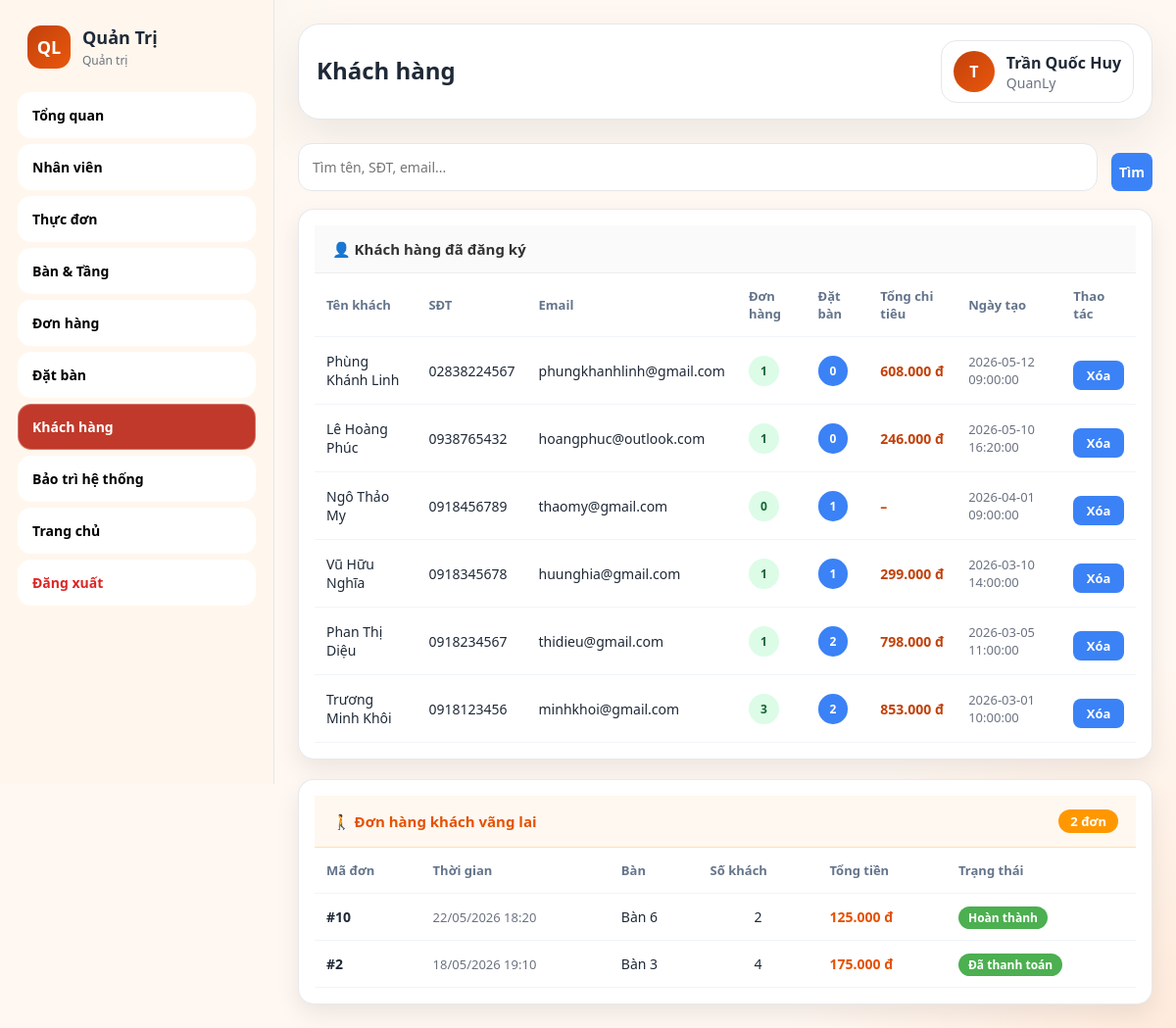
Before: /admin/customers.php (signed in) with the older database file.
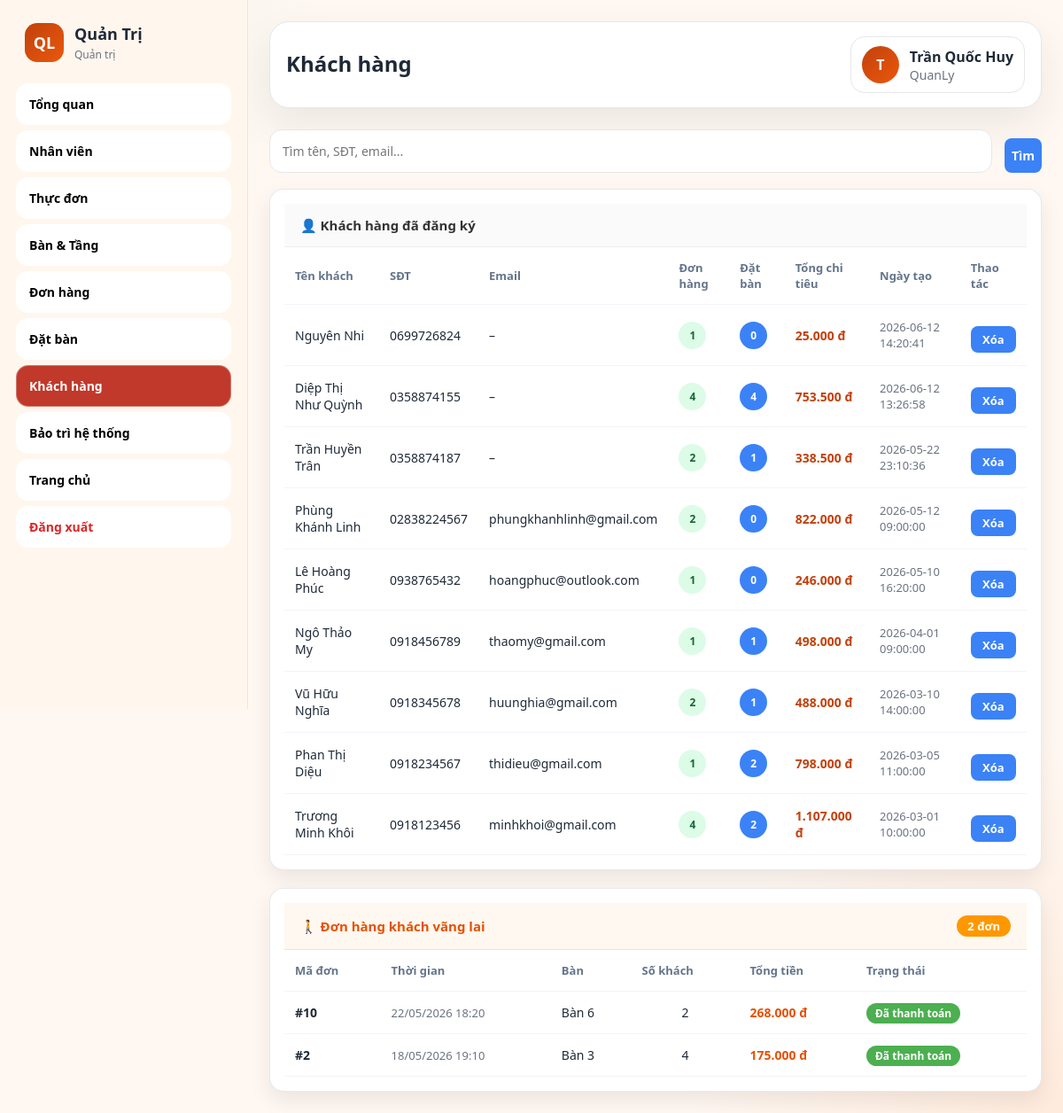
After: the same page with the newer database file.
### tables this page shows
CREATE TABLE `customers` (
  `customer_id` int(11) NOT NULL AUTO_INCREMENT,
  `customer_name` varchar(100) NOT NULL,
  `phone` varchar(15) DEFAULT NULL,
  `email` varchar(100) DEFAULT NULL,
  `created_by` int(11) DEFAULT NULL,
  `created_at` datetime NOT NULL DEFAULT current_timestamp(),
  `user_id` int(11) DEFAULT NULL,
  PRIMARY KEY (`customer_id`),
  UNIQUE KEY `uq_customers_phone` (`phone`),
  UNIQUE KEY `uq_customers_email` (`email`),
  UNIQUE KEY `user_id` (`user_id`),
  KEY `idx_customers_created_by` (`created_by`)
);

CREATE TABLE `orders` (
  `order_id` int(11) NOT NULL AUTO_INCREMENT,
  `table_id` int(11) NOT NULL,
  `customer_id` int(11) DEFAULT NULL,
  `reservation_id` int(11) DEFAULT NULL,
  `waiter_id` int(11) DEFAULT NULL,
  `order_time` datetime NOT NULL DEFAULT current_timestamp(),
  `status` enum('da_dat_coc','moi','dang_xu_ly','dang_che_bien','dang_phuc_vu','hoan_thanh','da_thanh_toan','da_huy') NOT NULL DEFAULT 'moi',
  `total_amount` decimal(12,2) NOT NULL DEFAULT 0.00,
  `paid_amount` decimal(12,2) NOT NULL DEFAULT 0.00,
  `start_time` datetime DEFAULT NULL,
  `end_time` datetime DEFAULT NULL,
  `guest_count` int(11) DEFAULT 1,
  `number_of_people` int(11) DEFAULT 0,
  PRIMARY KEY (`order_id`),
  KEY `idx_orders_table_id` (`table_id`),
  KEY `idx_orders_customer_id` (`customer_id`),
  KEY `idx_orders_reservation_id` (`reservation_id`),
  KEY `idx_orders_waiter_id` (`waiter_id`),
  KEY `idx_orders_order_time` (`order_time`),
  KEY `idx_orders_table_status` (`table_id`,`status`),
  KEY `idx_orders_time_status` (`order_time`,`status`)
);

CREATE TABLE `tables` (
  `table_id` int(11) NOT NULL AUTO_INCREMENT,
  `floor_id` int(11) NOT NULL,
  `table_name` varchar(50) NOT NULL,
  `capacity` int(11) NOT NULL,
  `status` enum('trong','dang_su_dung','da_dat','bao_tri') NOT NULL DEFAULT 'trong',
  PRIMARY KEY (`table_id`),
  UNIQUE KEY `uq_tables_floor_table_name` (`floor_id`,`table_name`),
  KEY `idx_tables_floor_id` (`floor_id`)
);

### includes/functions.php (called while the page is built, shortened)
<?php
function format_currency($amount): string {
    return number_format((float)$amount, 0, ',', '.') . ' đ';
}
function e($value): string {
    return htmlspecialchars((string)$value, ENT_QUOTES, 'UTF-8');
}

### admin/customers.php (the view, shortened to what this page needs)
<?php
require_once __DIR__ . '/../config/database.php';
require_once __DIR__ . '/../includes/functions.php';
$keyword = trim($_GET['keyword'] ?? '');
$where = '1';
$customers = $conn->query("
    SELECT c.*,
           COUNT(DISTINCT o.order_id) AS total_orders,
           COALESCE(
               (SELECT COUNT(DISTINCT r.reservation_id)
                FROM reservations r
                WHERE r.user_id = c.user_id), 0
           ) as total_reservations,
           COALESCE(
               (SELECT SUM(p.amount_paid)
                FROM payments p
                JOIN orders o2 ON o2.order_id = p.order_id
                WHERE o2.customer_id = c.customer_id
                  AND p.payment_status = 'thanh_cong'), 0
           ) AS total_spent
    FROM   customers c
    LEFT JOIN orders o ON o.customer_id = c.customer_id AND o.status NOT IN ('da_huy')
    WHERE  $where
    GROUP  BY c.customer_id
    ORDER  BY c.created_at DESC
");
$walkInOrders = $conn->query("
    SELECT o.order_id, o.order_time, o.total_amount, o.status, o.guest_count,
           t.table_name
    FROM orders o
    LEFT JOIN tables t ON t.table_id = o.table_id
    WHERE o.customer_id IS NULL AND o.status NOT IN ('da_huy')
    ORDER BY o.order_id DESC
    LIMIT 50
");
$walkInList = $walkInOrders ? $walkInOrders->fetch_all(MYSQLI_ASSOC) : [];
$walkInTotal = $conn->query("SELECT COUNT(*) as cnt FROM orders WHERE customer_id IS NULL AND status NOT IN ('da_huy')")->fetch_assoc()['cnt'];
$pageTitle = 'Khách hàng';
$activeMenu = 'customers'; $sidebarRole = 'admin';
if (!defined('ADMIN_EMBEDDED')) { include __DIR__ . '/../includes/layout.php'; }
?>
<form method="GET" class="filters" style="grid-template-columns:1fr auto;">
    <input class="input" type="text" name="keyword" placeholder="Tìm tên, SĐT, email..." value="<?= e($keyword) ?>">
    <button class="btn btn-secondary" type="submit">Tìm</button>
</form>
<div class="card panel" style="margin-bottom:20px;">
    <div style="padding:14px 18px; border-bottom:1px solid #eee; background:#fafafa; display:flex; align-items:center; justify-content:space-between;">
        <h3 style="margin:0; font-size:15px; font-weight:700; color:#333;">👤 Khách hàng đã đăng ký</h3>
    </div>
    <div class="table-wrap">
        <table class="table">
            <thead><tr><th>Tên khách</th><th>SĐT</th><th>Email</th><th>Đơn hàng</th><th>Đặt bàn</th><th>Tổng chi tiêu</th><th>Ngày tạo</th><th>Thao tác</th></tr></thead>
            <tbody>
            <?php if ($customers && $customers->num_rows > 0): ?>
                <?php while ($r = $customers->fetch_assoc()): ?>
                <tr>
                    <td style="font-weight:500;"><?= e($r['customer_name']) ?></td>
                    <td><?= e($r['phone'] ?? '–') ?></td>
                    <td><?= e($r['email'] ?? '–') ?></td>
                    <td><span class="badge badge-active"><?= $r['total_orders'] ?></span></td>
                    <td><span class="badge badge-info"><?= $r['total_reservations'] ?></span></td>
                    <td style="font-weight:700; color:var(--primary);"><?= $r['total_spent'] > 0 ? format_currency($r['total_spent']) : '–' ?></td>
                    <td style="font-size:13px; color:#6b7280;"><?= e($r['created_at']) ?></td>
                    <td>
                        <a href="admin.php?page=customers&delete=<?= $r['customer_id'] ?><?= $keyword ? '&keyword=' . urlencode($keyword) : '' ?>"
                           class="btn btn-danger"
                           style="padding:6px 12px; font-size:13px;"
                           onclick="return confirm('⚠️ XÁC NHẬN XÓA KHÁCH HÀNG\n\nBạn có chắc muốn xóa khách hàng:\n<?= e(addslashes($r['customer_name'])) ?>?\n\nHành động này KHÔNG THỂ HOÀN TÁC!')">
                            Xóa
                        </a>
                    </td>
                </tr>
                <?php endwhile; ?>
            <?php else: ?>
                <tr><td colspan="8"><div class="empty-state">Không tìm thấy khách hàng nào.</div></td></tr>
            <?php endif; ?>
            </tbody>
        </table>
    </div>
</div>
<div class="card panel">
    <div style="padding:14px 18px; border-bottom:1px solid #ffe0b2; background:#fff8f0; display:flex; align-items:center; justify-content:space-between;">
        <h3 style="margin:0; font-size:15px; font-weight:700; color:#e65100;">🚶 Đơn hàng khách vãng lai</h3>
        <span style="background:#ff9800; color:white; padding:3px 12px; border-radius:20px; font-size:13px; font-weight:700;"><?= $walkInTotal ?> đơn</span>
    </div>
    <div class="table-wrap">
        <table class="table">
            <thead><tr><th>Mã đơn</th><th>Thời gian</th><th>Bàn</th><th>Số khách</th><th>Tổng tiền</th><th>Trạng thái</th></tr></thead>
            <tbody>
            <?php if (empty($walkInList)): ?>
                <tr><td colspan="6"><div class="empty-state">Không có đơn khách vãng lai</div></td></tr>
            <?php else: ?>
                <?php
                $stLabels = [
                    'moi'=>['Mới','#2196f3'], 'dang_xu_ly'=>['Đang xử lý','#ff9800'],
                    'dang_che_bien'=>['Đang chế biến','#9c27b0'], 'dang_phuc_vu'=>['Đang phục vụ','#00bcd4'],
                    'hoan_thanh'=>['Hoàn thành','#4caf50'], 'da_thanh_toan'=>['Đã thanh toán','#4caf50'],
                    'da_huy'=>['Đã hủy','#f44336'],
                ];
                foreach ($walkInList as $wi):
                    $st = $stLabels[$wi['status']] ?? [$wi['status'], '#999'];
                ?>
                <tr>
                    <td style="font-weight:600;">#<?= $wi['order_id'] ?></td>
                    <td style="font-size:13px; color:#6b7280;"><?= date('d/m/Y H:i', strtotime($wi['order_time'])) ?></td>
                    <td><?= e($wi['table_name'] ?? '–') ?></td>
                    <td style="text-align:center;"><?= $wi['guest_count'] ?></td>
                    <td style="font-weight:700; color:#e65100;"><?= format_currency($wi['total_amount']) ?></td>
                    <td><span style="background:<?= $st[1] ?>; color:white; padding:3px 10px; border-radius:20px; font-size:12px; font-weight:600;"><?= $st[0] ?></span></td>
                </tr>
                <?php endforeach; ?>
            <?php endif; ?>
            </tbody>
        </table>
    </div>
</div>
<?php if (!defined('ADMIN_EMBEDDED')) { include __DIR__ . '/../includes/layout_end.php'; } ?>

### includes/layout.php (shortened to what this page needs)
<?php
$_layoutUser     = $_SESSION['user'] ?? [];
$_layoutFullName = $_layoutUser['full_name'] ?? '';
$_layoutRole     = strtolower($_layoutUser['role_name'] ?? '');
$_layoutAvatar   = mb_strtoupper(mb_substr($_layoutFullName, 0, 1)) ?: 'U';
$_adminMenu = [
    'reports'     => ['label' => 'Tổng quan',       'url' => '/quanlynhahang/admin.php?page=reports'],
    'employees'   => ['label' => 'Nhân viên',        'url' => '/quanlynhahang/admin.php?page=employees'],
    'menu'        => ['label' => 'Thực đơn',         'url' => '/quanlynhahang/admin.php?page=menu'],
    'tables'      => ['label' => 'Bàn & Tầng',       'url' => '/quanlynhahang/admin.php?page=tables'],
    'orders'      => ['label' => 'Đơn hàng',         'url' => '/quanlynhahang/admin.php?page=orders'],
    'reservations'=> ['label' => 'Đặt bàn',          'url' => '/quanlynhahang/admin.php?page=reservations'],
    'customers'   => ['label' => 'Khách hàng',       'url' => '/quanlynhahang/admin.php?page=customers'],
    'maintenance' => ['label' => 'Bảo trì hệ thống', 'url' => '/quanlynhahang/admin.php?page=maintenance'],
];
$_cashierMenu = [
    'cashier'         => ['label' => 'Thanh toán',   'url' => '/quanlynhahang/cashier/index.php'],
    'cashier_history' => ['label' => 'Lịch sử',      'url' => '/quanlynhahang/cashier/history.php'],
];
$_waiterMenu = [
    'waiter'  => ['label' => 'Sơ đồ bàn',   'url' => '/quanlynhahang/waiter/index.php'],
    'w_orders'=> ['label' => 'Đơn hôm nay',  'url' => '/quanlynhahang/waiter/my_orders.php'],
];
$_kitchenMenu = [
    'kitchen' => ['label' => 'Bill món ăn',  'url' => '/quanlynhahang/kitchen/index.php'],
    'kitchen_history' => ['label' => 'Lịch sử',  'url' => '/quanlynhahang/kitchen/history.php'],
];
$_menuItems = match($sidebarRole ?? 'admin') {
    'thungan' => $_cashierMenu,
    'phucvu'  => $_waiterMenu,
    'bep'     => $_kitchenMenu,
    default   => $_adminMenu,
};
$_sidebarLabel = match($sidebarRole ?? 'admin') {
    'thungan' => 'Thu ngân',
    'phucvu'  => 'Phục vụ',
    'bep'     => 'Bếp',
    default   => 'Quản trị',
};
?>
<!DOCTYPE html>
<html lang="vi">
<head>
    <link rel="stylesheet" href="/quanlynhahang/assets/css/app.css">
</head>
<body class="theme-warm">
<div class="admin-layout">
    <aside class="sidebar">
        <div class="sidebar-brand">
            <div class="logo">QL</div>
            <div>
                <h2>Quản Trị</h2>
                <p><?= $_sidebarLabel ?></p>
            </div>
        </div>
        <nav class="menu">
            <?php foreach ($_menuItems as $key => $item): ?>
                <a href="<?= $item['url'] ?>" class="<?= ($activeMenu ?? '') === $key ? 'active' : '' ?>">
                    <?= $item['label'] ?>
                </a>
            <?php endforeach; ?>
            <?php if (in_array($_layoutRole, ['admin', 'quanly'])): ?>
                <a href="/quanlynhahang/index.php" target="_blank">
                    Trang chủ
                </a>
            <?php endif; ?>
            <a href="/quanlynhahang/auth/logout.php" style="margin-top:auto; color:#dc2626;">Đăng xuất</a>
        </nav>
    </aside>
    <main class="main">
        <div class="topbar">
            <div>
                <h1><?= htmlspecialchars($pageTitle ?? '') ?></h1>
            </div>
            <div class="userbox">
                <div class="avatar"><?= $_layoutAvatar ?></div>
                <div>
                    <strong><?= htmlspecialchars($_layoutFullName) ?></strong>
                    <p><?= htmlspecialchars($_layoutUser['role_name'] ?? '') ?></p>
                </div>
            </div>
        </div>

### includes/layout_end.php (shortened to what this page needs)
    </main>
</div>
</body>
</html>

### assets/css/app.css (style rules this page uses)
:root { --primary:#c2410c; --primary-2:#ea580c; --secondary:#15803d; --bg:#fff8f2; --bg-soft:#fffdfb; --card:#ffffff; --text:#1f2937; --muted:#6b7280; --border:#e5e7eb; --shadow:0 18px 45px rgba(15,23,42,.08); --radius-xl:28px; --radius-lg:20px; --radius-md:14px; --sidebar:#fff7ed; --topbar:#ffffff; --danger:#dc2626; --success:#16a34a; --warning:#d97706; }
body.theme-warm { --primary:#c2410c; --primary-2:#ea580c; --secondary:#15803d; --bg:#fff8f2; --bg-soft:#fffdfb; --sidebar:#fff7ed; }
* { margin:0; padding:0; box-sizing:border-box; font-family:'Segoe UI', system-ui, -apple-system, BlinkMacSystemFont, 'Helvetica Neue', Arial, sans-serif; }
body { background: radial-gradient(circle at top left, rgba(34,197,94,0.08), transparent 22%), radial-gradient(circle at bottom right, rgba(249,115,22,0.10), transparent 25%), var(--bg); color:var(--text); min-height:100vh; }
a { text-decoration:none; color:inherit; }
.btn { display:inline-flex; align-items:center; justify-content:center; gap:8px; border:none; border-radius:14px; padding:12px 18px; cursor:pointer; font-size:14px; font-weight:700; transition:.2s ease; }
.btn-secondary { background:#f3f4f6; color:var(--text); }
.btn-danger { background:#fee2e2; color:#b91c1c; }
.badge { display:inline-flex; align-items:center; padding:7px 12px; border-radius:999px; font-size:12px; font-weight:700; }
.badge-active { background:#dcfce7; color:#166534; }
.badge-info { background:#3b82f6; color:#fff; }
.card { background:var(--card); border:1px solid rgba(229,231,235,.9); border-radius:24px; box-shadow:var(--shadow); }
.input, .select, .textarea { width:100%; border:1px solid var(--border); border-radius:14px; background:#fff; padding:14px 14px; font-size:14px; outline:none; transition:.2s ease; }
.admin-layout { display:grid; grid-template-columns:280px 1fr; min-height:100vh; }
.sidebar { background:var(--sidebar); border-right:1px solid var(--border); padding:26px 18px; position:sticky; top:0; height:100vh; display:flex; flex-direction:column; }
.sidebar-brand { display:flex; align-items:center; gap:12px; margin-bottom:24px; padding:0 10px; }
.sidebar-brand .logo { width:44px; height:44px; border-radius:14px; display:grid; place-items:center; color:#fff; background:linear-gradient(135deg, var(--primary), var(--primary-2)); font-size:18px; font-weight:700; }
.sidebar-brand h2 { font-size:18px; margin-bottom:3px; }
.sidebar-brand p { font-size:12px; color:var(--muted); }
.menu { display:flex; flex-direction:column; gap:6px; }
.menu a { padding:13px 14px; border-radius:14px; color:#000000; font-size:14px; font-weight:700; border:1px solid transparent; transition:.2s ease; background:#ffffff; }
.menu a.active, .menu a:hover { background:#c0392b; color:#fff; border-color:rgba(255,255,255,0.3); }
.main { padding:24px; }
.topbar { background:var(--topbar); border:1px solid var(--border); border-radius:22px; padding:16px 18px; display:flex; align-items:center; justify-content:space-between; gap:14px; box-shadow:var(--shadow); margin-bottom:24px; }
.topbar h1 { font-size:24px; margin-bottom:4px; }
.topbar p { color:var(--muted); font-size:14px; }
.userbox { display:flex; align-items:center; gap:12px; background:#fff; border:1px solid var(--border); border-radius:16px; padding:10px 12px; }
.avatar { width:42px; height:42px; border-radius:50%; background:linear-gradient(135deg, var(--primary), var(--primary-2)); color:#fff; display:grid; place-items:center; font-weight:700; }
.panel { padding:22px; }
.table-wrap { overflow:auto; }
.table { width:100%; border-collapse:collapse; }
.table th, .table td { text-align:left; padding:14px 12px; border-bottom:1px solid #f1f5f9; font-size:14px; }
.table th { color:#64748b; font-size:13px; font-weight:700; }
.filters { display:grid; grid-template-columns:1.2fr .7fr .7fr auto; gap:14px; margin-bottom:18px; }
.card { border-radius:16px; padding:16px; background:#fff; box-shadow:0 10px 25px rgba(0,0,0,0.08); transition:0.2s; }
.btn { display:block; margin-top:10px; padding:8px; text-align:center; background:#3b82f6; color:#fff; border-radius:8px; }

Changed rows visible on the page:
added customers: customer_name "Nguyên Nhi", phone "0699726824", email "–", total_orders "1", total_reservations "0", total_spent "25.000 đ", created_at "2026-06-12 14:20:41"
added customers: customer_name "Diệp Thị Như Quỳnh", phone "0358874155", email "–", total_orders "4", total_reservations "4", total_spent "753.500 đ", created_at "2026-06-12 13:26:58"
added customers: customer_name "Trần Huyền Trân", phone "0358874187", email "–", total_orders "2", total_reservations "1", total_spent "338.500 đ", created_at "2026-05-22 23:10:36"
computed for customers "Phùng Khánh Linh": total_orders "1" → "2"; total_spent "608.000 đ" → "822.000 đ"
shown differently, row unchanged: customers "Ngô Thảo My": total_orders "0" → "1"; total_spent (not shown) → "498.000 đ"; no longer shows "–"
computed for customers "Vũ Hữu Nghĩa": total_orders "1" → "2"; total_spent "299.000 đ" → "488.000 đ"
computed for customers "Trương Minh Khôi": total_orders "3" → "4"; total_spent "853.000 đ" → "1.107.000 đ"
changed orders "Bàn 6": total_amount "125.000 đ" → "268.000 đ"; status "Hoàn thành" → "Đã thanh toán"
